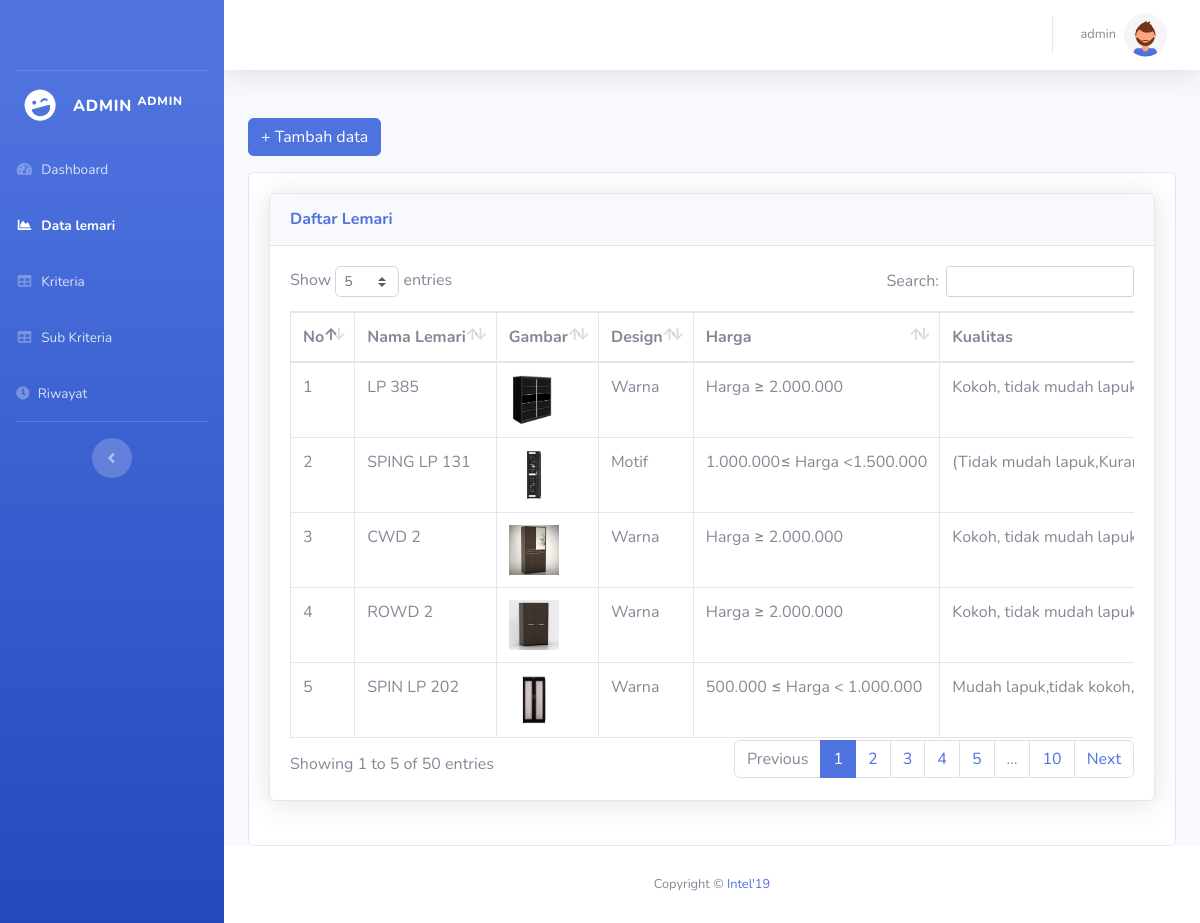
The app's page /admin/data_lemari.php (signed in) with its own data.
### tables this page shows
CREATE TABLE `kec_alt_kriteria` (
  `id_alt_kriteria` int(11) NOT NULL,
  `f_id_alternatif` int(11) NOT NULL,
  `f_id_kriteria` char(2) NOT NULL,
  `f_id_sub_kriteria` int(11) NOT NULL
);

CREATE TABLE `alternatif` (
  `id_alternatif` int(11) NOT NULL,
  `nama_alternatif` varchar(50) NOT NULL,
  `gambar` varchar(100) NOT NULL,
  `design` varchar(10) NOT NULL,
  `merek` varchar(255) DEFAULT NULL
);

### config.php (called while the page is built, shortened)
<?php
function connectDatabase()
{
    $conn = new mysqli(DB_HOST, DB_USERNAME, DB_PASSWORD, DB_NAME);
    return $conn;
}
?>

### admin/functions/data_lemari.php (called while the page is built, shortened)
<?php
    require_once '../config.php';
    class Lemari{
        private $db;
        public function __construct()
        {
            $this->db = connectDatabase();
        }
        public function getLemari(){
            return $this->db->query("SELECT a.nama_alternatif, a.id_alternatif, a.gambar, a.merek, a.design, kak.id_alt_kriteria,
                MAX(CASE WHEN k.nama_kriteria = 'Harga' THEN kak.id_alt_kriteria END) AS id_alt_C1,
                MIN(CASE WHEN k.nama_kriteria = 'Kualitas' THEN kak.id_alt_kriteria END) AS id_alt_C2,
                MIN(CASE WHEN k.nama_kriteria = 'Volume' THEN kak.id_alt_kriteria END) AS id_alt_C3,
                MAX(CASE WHEN k.nama_kriteria = 'Kelengkapan' THEN kak.id_alt_kriteria END) AS id_alt_C4,
                MAX(CASE WHEN k.nama_kriteria = 'Harga' THEN kak.f_id_sub_kriteria END) AS id_sub_C1,
                MIN(CASE WHEN k.nama_kriteria = 'Kualitas' THEN kak.f_id_sub_kriteria END) AS id_sub_C2,
                MIN(CASE WHEN k.nama_kriteria = 'Volume' THEN kak.f_id_sub_kriteria END) AS id_sub_C3,
                MAX(CASE WHEN k.nama_kriteria = 'Kelengkapan' THEN kak.f_id_sub_kriteria END) AS id_sub_C4,
                MAX(CASE WHEN k.nama_kriteria = 'Harga' THEN sk.nama_sub_kriteria END) AS nama_C1,
                MIN(CASE WHEN k.nama_kriteria = 'Kualitas' THEN sk.nama_sub_kriteria END) AS nama_C2,
                MIN(CASE WHEN k.nama_kriteria = 'Volume' THEN sk.nama_sub_kriteria END) AS nama_C3,
                MAX(CASE WHEN k.nama_kriteria = 'Kelengkapan' THEN sk.nama_sub_kriteria END) AS nama_C4
                FROM alternatif a
                JOIN kec_alt_kriteria kak ON a.id_alternatif = kak.f_id_alternatif
                JOIN sub_kriteria sk ON kak.f_id_sub_kriteria = sk.id_sub_kriteria
                JOIN kriteria k ON kak.f_id_kriteria = k.id_kriteria
                GROUP BY a.nama_alternatif ORDER BY a.id_alternatif DESC;
            ");
        }
    }
    $Lemari = new Lemari();
?>

### admin/data_lemari.php (the view, shortened to what this page needs)
<?php
require_once './header.php';
require_once './functions/data_lemari.php';
$dataAlternatif = $Lemari->getLemari();
?>
<div class="row">
    <div class="col-lg-12">
        <button type="button" class="btn btn-primary mb-3" data-toggle="modal" data-target="#exampleModal">
            + Tambah data
        </button>
        <div class="card">
            <div class="card-body">
                <div class="card shadow mb-4">
                    <div class="card-header py-3">
                        <h6 class="m-0 font-weight-bold text-primary">Daftar Lemari</h6>
                    </div>
                    <div class="card-body">
                        <div class="table-responsive">
                            <table class="table table-bordered nowrap" id="dataLemari" style="width:100%"
                                cellspacing="0">
                                <thead>
                                    <tr>
                                        <th>No</th>
                                        <th>Nama Lemari</th>
                                        <th>Gambar</th>
                                        <th>Design</th>
                                        <th>Harga</th>
                                        <th>Kualitas</th>
                                    </tr>
                                </thead>
                                <tbody>
                                    <?php foreach ($dataAlternatif as $key => $alternatif):?>
                                    <tr>
                                        <td><?=$key+1?></td>
                                        <td><?=$alternatif['nama_alternatif'];?></td>
                                        <td><a href="../images/<?=$alternatif['gambar'];?>" data-lightbox="image-1"
                                                data-title="<?=$alternatif['nama_alternatif'];?>">
                                                <img style="width: 50px; height: 50px;"
                                                    src="../images/<?=$alternatif['gambar'];?>"
                                                    alt="Gambar <?=$alternatif['nama_alternatif'];?>">
                                            </a></td>
                                        <td><?=$alternatif['design'];?></td>
                                        <td><?=$alternatif['nama_C1'];?></td>
                                        <td><?=$alternatif['nama_C2'];?></td>
                                    </tr>
                                    <?php endforeach;?>
                                </tbody>
                            </table>
                        </div>
                    </div>
                </div>
            </div>
        </div>
    </div>
</div>
<?php require_once './footer.php';?>

### records on screen
kec_alt_kriteria: f_id_alternatif.nama_alternatif "LP 385", f_id_alternatif.gambar (picture), f_id_alternatif.design "Warna", nama_C1 "Harga ≥ 2.000.000", nama_C2 "Kokoh, tidak mudah…"
kec_alt_kriteria: f_id_alternatif.nama_alternatif "SPING LP 131", f_id_alternatif.gambar (picture), f_id_alternatif.design "Motif", nama_C1 "1.000.000≤ Harga <1.500.000", nama_C2 "(Tidak mudah…"
kec_alt_kriteria: f_id_alternatif.nama_alternatif "CWD 2", f_id_alternatif.nama_alternatif (picture), f_id_alternatif.design "Warna", nama_C1 "Harga ≥ 2.000.000", nama_C2 "Kokoh, tidak mudah…"
kec_alt_kriteria: f_id_alternatif.nama_alternatif "ROWD 2", f_id_alternatif.gambar (picture), f_id_alternatif.design "Warna", nama_C1 "Harga ≥ 2.000.000", nama_C2 "Kokoh, tidak mudah…"
kec_alt_kriteria: f_id_alternatif.nama_alternatif "SPIN LP 202", f_id_alternatif.gambar (picture), f_id_alternatif.design "Warna", nama_C1 "500.000 ≤ Harga < 1.000.000", nama_C2 "Mudah lapuk,tidak…"

### other values on screen
$_SESSION['username'] "ADMIN"
$_SESSION['username'] "admin"
